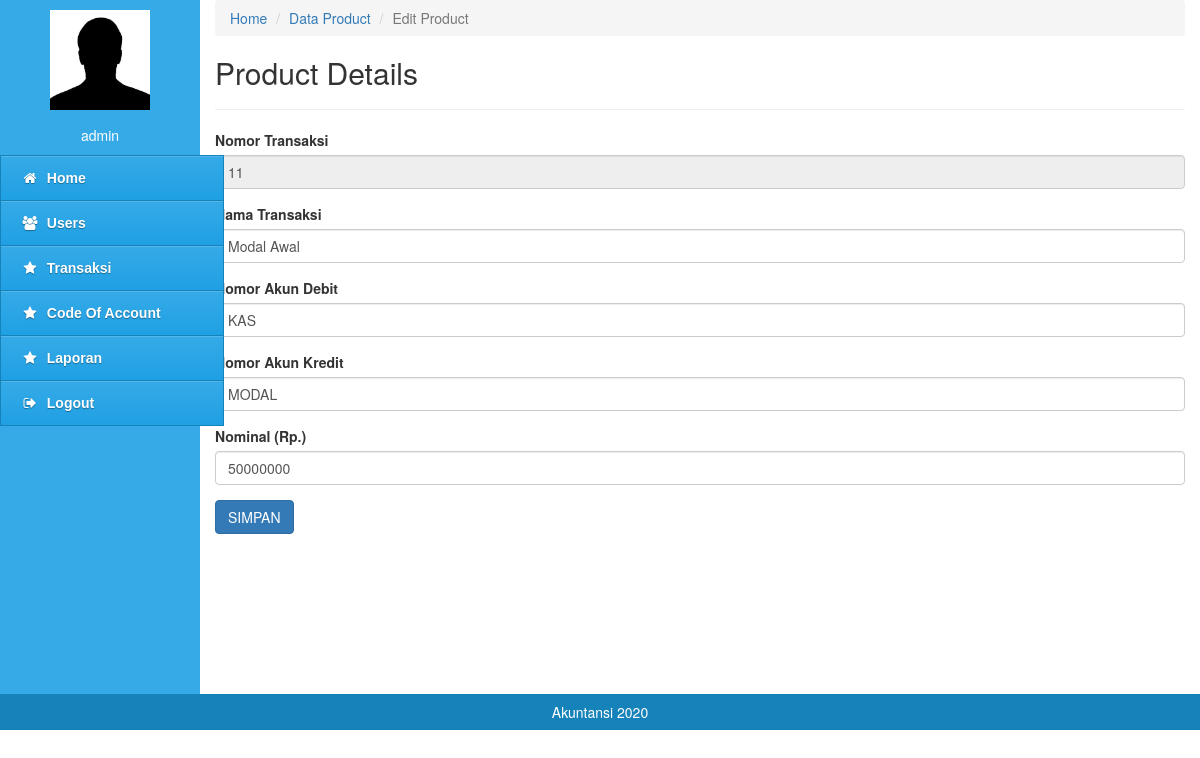
The page /pages/index.php?content=product_edit&no_trx=11 (signed in) on the database its author committed.
### tables this page shows
CREATE TABLE `transaksi` (
  `no_trx` int(11) NOT NULL,
  `tgl` varchar(50) NOT NULL,
  `nama_transaksi` varchar(100) NOT NULL,
  `debet` varchar(20) NOT NULL,
  `kredit` varchar(20) NOT NULL,
  `nominal` int(25) NOT NULL
);

### pages/content_product/edit.php (the view, shortened to what this page needs)
 <div class="col-md-10" style="min-height:600px">
<nav aria-label="breadcrumb">
  <ol class="breadcrumb">
    <li class="breadcrumb-item"><a href="?content=home">Home</a></li>
    <li class="breadcrumb-item"><a href="?content=product">Data Product</a></li>
    <li class="breadcrumb-item active" aria-current="page">Edit Product</li>
  </ol>
</nav>
<?php
							include '../config/configuration.php';
                            $result = mysqli_query($conn, "SELECT * FROM `transaksi` WHERE no_trx='$_GET[no_trx]'");
                            $row = mysqli_fetch_assoc($result);
                        ?>
		<h2>Product Details</h2>
		<hr>
		<form action="?content=product_editaksi" method="post">
		<div class="form-group">
				<label>Nomor Transaksi</label>
					<input type="text" name="no_trx" class="form-control" value="<?php echo $row['no_trx'] ?>" readonly>
			</div>
			<div class="form-group">
				<label>Nama Transaksi</label>
					<input type="text" name="nama_transaksi" class="form-control" value="<?php echo $row['nama_transaksi'] ?>" >
			</div>
			<div class="form-group">
				<label>Nomor Akun Debit</label>
					<input type="text" name="debet" class="form-control" value= "<?php echo $row['debet'] ?>">
			</div>
			<div class="form-group">
				<label>Nomor Akun Kredit</label>
					<input type="text" name="kredit" class="form-control" value="<?php echo $row['kredit'] ?>" >
			</div>
						<div class="form-group">
			<label>Nominal (Rp.)</label>
			<input type="text" name="nominal" class="form-control" value="<?php echo $row['nominal'] ?>" >
			</div>
			<div class="form-group">
					<input type="submit" name="submit" class="btn btn-primary" value="SIMPAN">
				</div>
			</div>
	</div>
</body>
</html>

### rows shown on the page
transaksi: no_trx "11", nama_transaksi "Modal Awal", debet "KAS", kredit "MODAL", nominal "50000000"

### other values the page prints
$_SESSION['username'] "admin"
